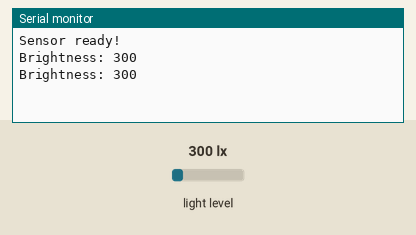
A program run on a simulated ESP8266 (NodeMCU). Shown: the last lines printed to the serial monitor. The inputs (shaded band) are chosen by the test bench; at power-on: light level 300 lx.

Above: at 1.7 s.
1.8 s: light level set to 40 lx
At 2.4 s:
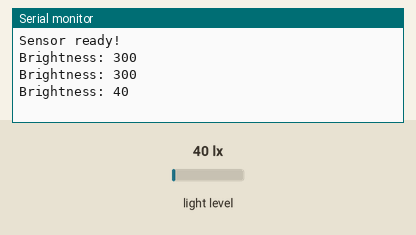
3.3 s: light level set to 500 lx
At 4.8 s:
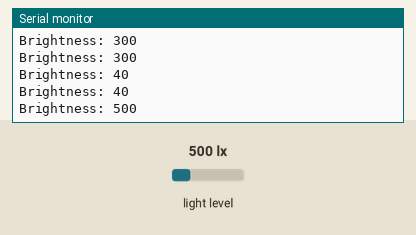
Timing chart, 0 to 6.3 s (numbered marks = the images above; inputs shaded):
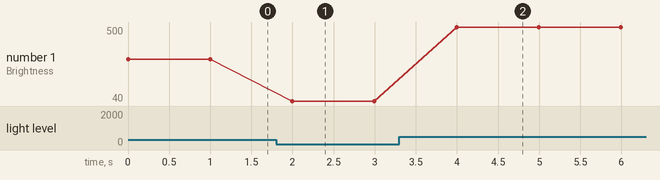

The program:

main.cpp
```cpp
#include <Arduino.h>

#include <Wire.h>
#include <Adafruit_Sensor.h>
#include <Adafruit_TSL2591.h>

Adafruit_TSL2591 _tsl = Adafruit_TSL2591(2591);
int TSL2591X = 41; // I2C scanner reported 0x29

void configureSensor() {
  _tsl.setGain(TSL2591_GAIN_MED);
  _tsl.setTiming(TSL2591_INTEGRATIONTIME_300MS);
}

void setup() {
  // put your setup code here, to run once:
  Serial.begin(9600);

  if (_tsl.begin()) {
    Serial.println("Sensor ready!");
  } else {
    Serial.println("Found no sensor.");
  }
  configureSensor();
}

void loop() {
  // put your main code here, to run repeatedly:
  Serial.print("Brightness: ");
  Serial.println(_tsl.getLuminosity(TSL2591_VISIBLE));
  delay(999);
}
```

Measured:
- after the input at 1.8 s, the serial monitor: prints a new line after 0.20 s (image 1)
- after the input at 3.3 s, the serial monitor: prints a new line after 0.70 s (image 2)
- plotted number 1: 300 → 40 after the input at 1.8 s, 40 → 500 after the input at 3.3 s
